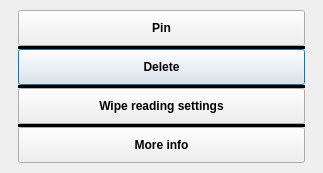
<?xml version="1.0" encoding="UTF-8"?>
<ui version="4.0">
 <class>bookOptionsDialog</class>
 <widget class="QDialog" name="bookOptionsDialog">
  <property name="geometry">
   <rect>
    <x>0</x>
    <y>0</y>
    <width>350</width>
    <height>215</height>
   </rect>
  </property>
  <property name="sizePolicy">
   <sizepolicy hsizetype="Fixed" vsizetype="Fixed">
    <horstretch>0</horstretch>
    <verstretch>0</verstretch>
   </sizepolicy>
  </property>
  <property name="windowTitle">
   <string>Dialog</string>
  </property>
  <layout class="QGridLayout" name="gridLayout_3">
   <property name="sizeConstraint">
    <enum>QLayout::SetFixedSize</enum>
   </property>
   <property name="leftMargin">
    <number>18</number>
   </property>
   <property name="topMargin">
    <number>10</number>
   </property>
   <property name="rightMargin">
    <number>18</number>
   </property>
   <property name="bottomMargin">
    <number>10</number>
   </property>
   <item row="0" column="0">
    <widget class="QStackedWidget" name="stackedWidget">
     <property name="sizePolicy">
      <sizepolicy hsizetype="Fixed" vsizetype="Fixed">
       <horstretch>0</horstretch>
       <verstretch>0</verstretch>
      </sizepolicy>
     </property>
     <widget class="QWidget" name="page_book">
      <property name="sizePolicy">
       <sizepolicy hsizetype="Fixed" vsizetype="Fixed">
        <horstretch>0</horstretch>
        <verstretch>0</verstretch>
       </sizepolicy>
      </property>
      <layout class="QGridLayout" name="gridLayout_2">
       <property name="sizeConstraint">
        <enum>QLayout::SetFixedSize</enum>
       </property>
       <property name="leftMargin">
        <number>0</number>
       </property>
       <property name="topMargin">
        <number>0</number>
       </property>
       <property name="rightMargin">
        <number>0</number>
       </property>
       <property name="bottomMargin">
        <number>0</number>
       </property>
       <property name="spacing">
        <number>0</number>
       </property>
       <item row="0" column="0">
        <layout class="QGridLayout" name="gridLayout">
         <property name="sizeConstraint">
          <enum>QLayout::SetFixedSize</enum>
         </property>
         <item row="2" column="0">
          <widget class="QPushButton" name="deleteBtn">
           <property name="font">
            <font>
             <weight>75</weight>
             <bold>true</bold>
            </font>
           </property>
           <property name="styleSheet">
            <string notr="true">padding-left: 80px; padding-right: 80px; padding-top: 10px; padding-bottom: 10px;</string>
           </property>
           <property name="text">
            <string>Delete</string>
           </property>
          </widget>
         </item>
         <item row="3" column="0">
          <widget class="Line" name="line_2">
           <property name="frameShadow">
            <enum>QFrame::Plain</enum>
           </property>
           <property name="lineWidth">
            <number>4</number>
           </property>
           <property name="orientation">
            <enum>Qt::Horizontal</enum>
           </property>
          </widget>
         </item>
         <item row="1" column="0">
          <widget class="Line" name="line">
           <property name="frameShadow">
            <enum>QFrame::Plain</enum>
           </property>
           <property name="lineWidth">
            <number>4</number>
           </property>
           <property name="orientation">
            <enum>Qt::Horizontal</enum>
           </property>
          </widget>
         </item>
         <item row="6" column="0">
          <widget class="QPushButton" name="infoBtn">
           <property name="font">
            <font>
             <weight>75</weight>
             <bold>true</bold>
            </font>
           </property>
           <property name="styleSheet">
            <string notr="true">padding-left: 80px; padding-right: 80px; padding-top: 10px; padding-bottom: 10px;</string>
           </property>
           <property name="text">
            <string>More info</string>
           </property>
          </widget>
         </item>
         <item row="0" column="0">
          <widget class="QPushButton" name="pinBtn">
           <property name="font">
            <font>
             <weight>75</weight>
             <bold>true</bold>
            </font>
           </property>
           <property name="styleSheet">
            <string notr="true">padding-left: 80px; padding-right: 80px; padding-top: 10px; padding-bottom: 10px;</string>
           </property>
           <property name="text">
            <string>Pin</string>
           </property>
          </widget>
         </item>
         <item row="4" column="0">
          <widget class="QPushButton" name="wipeLocalReadingSettingsBtn">
           <property name="font">
            <font>
             <weight>75</weight>
             <bold>true</bold>
            </font>
           </property>
           <property name="styleSheet">
            <string notr="true">padding-left: 80px; padding-right: 80px; padding-top: 10px; padding-bottom: 10px;</string>
           </property>
           <property name="text">
            <string>Wipe reading settings</string>
           </property>
          </widget>
         </item>
         <item row="5" column="0">
          <widget class="Line" name="line_3">
           <property name="frameShadow">
            <enum>QFrame::Plain</enum>
           </property>
           <property name="lineWidth">
            <number>4</number>
           </property>
           <property name="orientation">
            <enum>Qt::Horizontal</enum>
           </property>
          </widget>
         </item>
        </layout>
       </item>
      </layout>
     </widget>
     <widget class="QWidget" name="page_Folder">
      <property name="sizePolicy">
       <sizepolicy hsizetype="Fixed" vsizetype="Fixed">
        <horstretch>0</horstretch>
        <verstretch>0</verstretch>
       </sizepolicy>
      </property>
      <layout class="QGridLayout" name="gridLayout_5">
       <property name="sizeConstraint">
        <enum>QLayout::SetFixedSize</enum>
       </property>
       <property name="leftMargin">
        <number>0</number>
       </property>
       <property name="topMargin">
        <number>0</number>
       </property>
       <property name="rightMargin">
        <number>0</number>
       </property>
       <property name="bottomMargin">
        <number>0</number>
       </property>
       <property name="spacing">
        <number>0</number>
       </property>
       <item row="0" column="0">
        <layout class="QGridLayout" name="gridLayout_4">
         <property name="sizeConstraint">
          <enum>QLayout::SetFixedSize</enum>
         </property>
         <property name="spacing">
          <number>6</number>
         </property>
         <item row="0" column="0">
          <widget class="QPushButton" name="deleteFolderBtn">
           <property name="font">
            <font>
             <weight>75</weight>
             <bold>true</bold>
            </font>
           </property>
           <property name="styleSheet">
            <string notr="true">padding-left: 80px; padding-right: 80px; padding-top: 10px; padding-bottom: 10px;</string>
           </property>
           <property name="text">
            <string>Delete</string>
           </property>
          </widget>
         </item>
        </layout>
       </item>
      </layout>
     </widget>
     <widget class="QWidget" name="DefaultEmptyPage">
      <property name="sizePolicy">
       <sizepolicy hsizetype="Fixed" vsizetype="Fixed">
        <horstretch>0</horstretch>
        <verstretch>0</verstretch>
       </sizepolicy>
      </property>
      <layout class="QGridLayout" name="gridLayout_6">
       <property name="sizeConstraint">
        <enum>QLayout::SetFixedSize</enum>
       </property>
       <property name="leftMargin">
        <number>0</number>
       </property>
       <property name="topMargin">
        <number>0</number>
       </property>
       <property name="rightMargin">
        <number>0</number>
       </property>
       <property name="bottomMargin">
        <number>0</number>
       </property>
       <property name="spacing">
        <number>0</number>
       </property>
      </layout>
     </widget>
    </widget>
   </item>
  </layout>
 </widget>
 <resources/>
 <connections/>
</ui>
